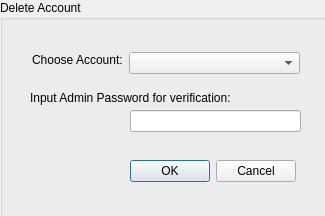
<?xml version="1.0" encoding="UTF-8"?>
<ui version="4.0">
 <class>AdminDelete</class>
 <widget class="QDialog" name="AdminDelete">
  <property name="geometry">
   <rect>
    <x>0</x>
    <y>0</y>
    <width>325</width>
    <height>216</height>
   </rect>
  </property>
  <property name="windowTitle">
   <string>Dialog</string>
  </property>
  <widget class="QGroupBox" name="groupBox">
   <property name="geometry">
    <rect>
     <x>0</x>
     <y>0</y>
     <width>401</width>
     <height>301</height>
    </rect>
   </property>
   <property name="title">
    <string>Delete Account</string>
   </property>
   <widget class="QComboBox" name="AccountBox">
    <property name="geometry">
     <rect>
      <x>129</x>
      <y>52</y>
      <width>171</width>
      <height>22</height>
     </rect>
    </property>
   </widget>
   <widget class="QLineEdit" name="password">
    <property name="geometry">
     <rect>
      <x>130</x>
      <y>110</y>
      <width>171</width>
      <height>22</height>
     </rect>
    </property>
    <property name="echoMode">
     <enum>QLineEdit::Password</enum>
    </property>
   </widget>
   <widget class="QDialogButtonBox" name="buttonBox">
    <property name="geometry">
     <rect>
      <x>130</x>
      <y>160</y>
      <width>166</width>
      <height>22</height>
     </rect>
    </property>
    <property name="orientation">
     <enum>Qt::Horizontal</enum>
    </property>
    <property name="standardButtons">
     <set>QDialogButtonBox::Cancel|QDialogButtonBox::Ok</set>
    </property>
   </widget>
   <widget class="QLabel" name="label">
    <property name="geometry">
     <rect>
      <x>32</x>
      <y>52</y>
      <width>91</width>
      <height>16</height>
     </rect>
    </property>
    <property name="text">
     <string>Choose Account:</string>
    </property>
   </widget>
   <widget class="QLabel" name="label_2">
    <property name="geometry">
     <rect>
      <x>30</x>
      <y>90</y>
      <width>201</width>
      <height>16</height>
     </rect>
    </property>
    <property name="maximumSize">
     <size>
      <width>16777177</width>
      <height>16777162</height>
     </size>
    </property>
    <property name="text">
     <string>Input Admin Password for verification:</string>
    </property>
   </widget>
  </widget>
 </widget>
 <resources/>
 <connections>
  <connection>
   <sender>buttonBox</sender>
   <signal>accepted()</signal>
   <receiver>AdminDelete</receiver>
   <slot>accept()</slot>
   <hints>
    <hint type="sourcelabel">
     <x>248</x>
     <y>254</y>
    </hint>
    <hint type="destinationlabel">
     <x>157</x>
     <y>274</y>
    </hint>
   </hints>
  </connection>
  <connection>
   <sender>buttonBox</sender>
   <signal>rejected()</signal>
   <receiver>AdminDelete</receiver>
   <slot>reject()</slot>
   <hints>
    <hint type="sourcelabel">
     <x>316</x>
     <y>260</y>
    </hint>
    <hint type="destinationlabel">
     <x>286</x>
     <y>274</y>
    </hint>
   </hints>
  </connection>
 </connections>
</ui>
